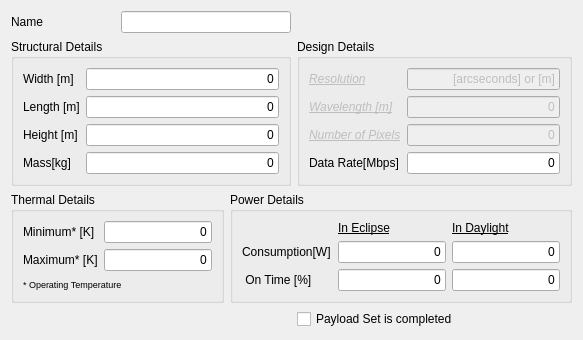
  <widget class="QWizardPage" name="wizardPage4b">
   <property name="title">
    <string>Payload Details - 2</string>
   </property>
   <property name="subTitle">
    <string>Give your Payload Details</string>
   </property>
   <layout class="QGridLayout" name="gridLayout_27">
    <item row="0" column="0">
     <widget class="QLabel" name="label_21">
      <property name="text">
       <string>Name</string>
      </property>
     </widget>
    </item>
    <item row="0" column="1" colspan="2">
     <widget class="QLineEdit" name="PayloadNameLineEdit_2">
      <property name="enabled">
       <bool>true</bool>
      </property>
      <property name="sizePolicy">
       <sizepolicy hsizetype="MinimumExpanding" vsizetype="Fixed">
        <horstretch>0</horstretch>
        <verstretch>0</verstretch>
       </sizepolicy>
      </property>
      <property name="alignment">
       <set>Qt::AlignRight|Qt::AlignTrailing|Qt::AlignVCenter</set>
      </property>
     </widget>
    </item>
    <item row="1" column="0" colspan="3">
     <widget class="QGroupBox" name="groupBox_6">
      <property name="title">
       <string>Structural Details</string>
      </property>
      <layout class="QGridLayout" name="gridLayout_24">
       <item row="0" column="0">
        <widget class="QLabel" name="label_46">
         <property name="text">
          <string>Width [m]</string>
         </property>
        </widget>
       </item>
       <item row="0" column="1">
        <widget class="QLineEdit" name="PayloadWidthLineEdit_2">
         <property name="enabled">
          <bool>true</bool>
         </property>
         <property name="text">
          <string>0</string>
         </property>
         <property name="alignment">
          <set>Qt::AlignRight|Qt::AlignTrailing|Qt::AlignVCenter</set>
         </property>
        </widget>
       </item>
       <item row="1" column="0">
        <widget class="QLabel" name="label_47">
         <property name="text">
          <string>Length [m]</string>
         </property>
        </widget>
       </item>
       <item row="1" column="1">
        <widget class="QLineEdit" name="PayladLengthLineEdit_2">
         <property name="enabled">
          <bool>true</bool>
         </property>
         <property name="text">
          <string>0</string>
         </property>
         <property name="alignment">
          <set>Qt::AlignRight|Qt::AlignTrailing|Qt::AlignVCenter</set>
         </property>
        </widget>
       </item>
       <item row="2" column="0">
        <widget class="QLabel" name="label_48">
         <property name="text">
          <string>Height [m]</string>
         </property>
        </widget>
       </item>
       <item row="2" column="1">
        <widget class="QLineEdit" name="PayloadHeightLineEdit_2">
         <property name="enabled">
          <bool>true</bool>
         </property>
         <property name="text">
          <string>0</string>
         </property>
         <property name="alignment">
          <set>Qt::AlignRight|Qt::AlignTrailing|Qt::AlignVCenter</set>
         </property>
        </widget>
       </item>
       <item row="3" column="0">
        <widget class="QLabel" name="label_49">
         <property name="text">
          <string>Mass[kg]</string>
         </property>
        </widget>
       </item>
       <item row="3" column="1">
        <widget class="QLineEdit" name="PayloadMassLineEdit_2">
         <property name="enabled">
          <bool>true</bool>
         </property>
         <property name="text">
          <string>0</string>
         </property>
         <property name="alignment">
          <set>Qt::AlignRight|Qt::AlignTrailing|Qt::AlignVCenter</set>
         </property>
        </widget>
       </item>
      </layout>
     </widget>
    </item>
    <item row="1" column="3">
     <widget class="QGroupBox" name="groupBox_7">
      <property name="title">
       <string>Design Details</string>
      </property>
      <layout class="QGridLayout" name="gridLayout_25">
       <item row="0" column="0">
        <widget class="QLabel" name="ResolutionLabel_2">
         <property name="enabled">
          <bool>false</bool>
         </property>
         <property name="font">
          <font>
           <weight>50</weight>
           <italic>true</italic>
           <bold>false</bold>
           <underline>true</underline>
           <strikeout>false</strikeout>
          </font>
         </property>
         <property name="text">
          <string>Resolution</string>
         </property>
         <property name="wordWrap">
          <bool>true</bool>
         </property>
        </widget>
       </item>
       <item row="0" column="1">
        <widget class="QLineEdit" name="PayloadResolutionLineEdit_2">
         <property name="enabled">
          <bool>false</bool>
         </property>
         <property name="text">
          <string>[arcseconds] or [m]</string>
         </property>
         <property name="alignment">
          <set>Qt::AlignRight|Qt::AlignTrailing|Qt::AlignVCenter</set>
         </property>
        </widget>
       </item>
       <item row="1" column="0">
        <widget class="QLabel" name="WavelengthLabel_2">
         <property name="enabled">
          <bool>false</bool>
         </property>
         <property name="font">
          <font>
           <italic>true</italic>
           <underline>true</underline>
          </font>
         </property>
         <property name="text">
          <string>Wavelength [m]</string>
         </property>
        </widget>
       </item>
       <item row="1" column="1">
        <widget class="QLineEdit" name="PayloadWavelengthLineEdit_2">
         <property name="enabled">
          <bool>false</bool>
         </property>
         <property name="text">
          <string>0</string>
         </property>
         <property name="alignment">
          <set>Qt::AlignRight|Qt::AlignTrailing|Qt::AlignVCenter</set>
         </property>
        </widget>
       </item>
       <item row="2" column="0">
        <widget class="QLabel" name="NumberOfPixelsLabel_2">
         <property name="enabled">
          <bool>false</bool>
         </property>
         <property name="font">
          <font>
           <italic>true</italic>
           <underline>true</underline>
          </font>
         </property>
         <property name="text">
          <string>Number of Pixels</string>
         </property>
        </widget>
       </item>
       <item row="2" column="1">
        <widget class="QLineEdit" name="NumberOfPixelLineEdit_2">
         <property name="enabled">
          <bool>false</bool>
         </property>
         <property name="text">
          <string>0</string>
         </property>
         <property name="alignment">
          <set>Qt::AlignRight|Qt::AlignTrailing|Qt::AlignVCenter</set>
         </property>
        </widget>
       </item>
       <item row="3" column="0">
        <widget class="QLabel" name="label_53">
         <property name="text">
          <string>Data Rate[Mbps]</string>
         </property>
        </widget>
       </item>
       <item row="3" column="1">
        <widget class="QLineEdit" name="PayloadDataRateLineEdit_2">
         <property name="enabled">
          <bool>true</bool>
         </property>
         <property name="text">
          <string>0</string>
         </property>
         <property name="alignment">
          <set>Qt::AlignRight|Qt::AlignTrailing|Qt::AlignVCenter</set>
         </property>
        </widget>
       </item>
      </layout>
     </widget>
    </item>
    <item row="2" column="0" colspan="2">
     <widget class="QGroupBox" name="groupBox_8">
      <property name="title">
       <string>Thermal Details</string>
      </property>
      <layout class="QGridLayout" name="gridLayout_26">
       <item row="0" column="0">
        <widget class="QLabel" name="label_54">
         <property name="text">
          <string>Minimum* [K] </string>
         </property>
        </widget>
       </item>
       <item row="0" column="1">
        <widget class="QLineEdit" name="PayloadMinTempLineEdit_2">
         <property name="enabled">
          <bool>true</bool>
         </property>
         <property name="text">
          <string>0</string>
         </property>
         <property name="alignment">
          <set>Qt::AlignRight|Qt::AlignTrailing|Qt::AlignVCenter</set>
         </property>
        </widget>
       </item>
       <item row="1" column="0">
        <widget class="QLabel" name="label_55">
         <property name="text">
          <string>Maximum* [K]</string>
         </property>
        </widget>
       </item>
       <item row="1" column="1">
        <widget class="QLineEdit" name="PayloadMaxTempLineEdit_2">
         <property name="enabled">
          <bool>true</bool>
         </property>
         <property name="text">
          <string>0</string>
         </property>
         <property name="alignment">
          <set>Qt::AlignRight|Qt::AlignTrailing|Qt::AlignVCenter</set>
         </property>
        </widget>
       </item>
       <item row="2" column="0" colspan="2">
        <widget class="QLabel" name="label_56">
         <property name="font">
          <font>
           <pointsize>7</pointsize>
          </font>
         </property>
         <property name="text">
          <string>* Operating Temperature</string>
         </property>
        </widget>
       </item>
      </layout>
     </widget>
    </item>
    <item row="2" column="2" colspan="2">
     <widget class="QGroupBox" name="groupBox_5">
      <property name="title">
       <string>Power Details</string>
      </property>
      <layout class="QGridLayout" name="gridLayout_23">
       <item row="0" column="1">
        <widget class="QLabel" name="label_105">
         <property name="font">
          <font>
           <weight>50</weight>
           <bold>false</bold>
           <underline>true</underline>
          </font>
         </property>
         <property name="text">
          <string>In Eclipse</string>
         </property>
        </widget>
       </item>
       <item row="0" column="2">
        <widget class="QLabel" name="label_106">
         <property name="font">
          <font>
           <underline>true</underline>
          </font>
         </property>
         <property name="text">
          <string>In Daylight</string>
         </property>
        </widget>
       </item>
       <item row="1" column="0">
        <widget class="QLabel" name="label_44">
         <property name="text">
          <string>Consumption[W]</string>
         </property>
        </widget>
       </item>
       <item row="1" column="1">
        <widget class="QLineEdit" name="PayloadPowerEclipseLineEdit_2">
         <property name="enabled">
          <bool>true</bool>
         </property>
         <property name="text">
          <string>0</string>
         </property>
         <property name="alignment">
          <set>Qt::AlignRight|Qt::AlignTrailing|Qt::AlignVCenter</set>
         </property>
        </widget>
       </item>
       <item row="1" column="2">
        <widget class="QLineEdit" name="PayloadPowerDaylightLineEdit_2">
         <property name="enabled">
          <bool>true</bool>
         </property>
         <property name="text">
          <string>0</string>
         </property>
         <property name="alignment">
          <set>Qt::AlignRight|Qt::AlignTrailing|Qt::AlignVCenter</set>
         </property>
        </widget>
       </item>
       <item row="2" column="0">
        <widget class="QLabel" name="label_45">
         <property name="text">
          <string> On Time [%]      </string>
         </property>
        </widget>
       </item>
       <item row="2" column="1">
        <widget class="QLineEdit" name="PayloadPowerTimeEclipseLineEdit_2">
         <property name="enabled">
          <bool>true</bool>
         </property>
         <property name="text">
          <string>0</string>
         </property>
         <property name="alignment">
          <set>Qt::AlignRight|Qt::AlignTrailing|Qt::AlignVCenter</set>
         </property>
        </widget>
       </item>
       <item row="2" column="2">
        <widget class="QLineEdit" name="PayloadPowerTimeDaylightLineEdit_2">
         <property name="enabled">
          <bool>true</bool>
         </property>
         <property name="text">
          <string>0</string>
         </property>
         <property name="alignment">
          <set>Qt::AlignRight|Qt::AlignTrailing|Qt::AlignVCenter</set>
         </property>
        </widget>
       </item>
      </layout>
     </widget>
    </item>
    <item row="3" column="3">
     <widget class="QCheckBox" name="NumberOfPayloadCheckBox_2">
      <property name="text">
       <string>Payload Set is completed</string>
      </property>
     </widget>
    </item>
   </layout>
  </widget>
